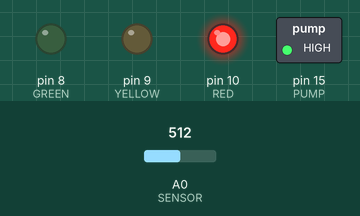
Simulated run of this sketch. Board: Arduino Uno, built with avr-gcc and run on an emulated ATmega328P. Parts: switched loads named in the sketch (green lamp = pin HIGH), output pins drawn as LEDs (lit = HIGH). The inputs (shaded band) are chosen by the test bench; at power-on: A0 (SENSOR) = 512.

Above: at 5.8 s.
5.9 s: A0 (SENSOR) set to 331
11.9 s: A0 (SENSOR) set to 308
At 15.7 s:
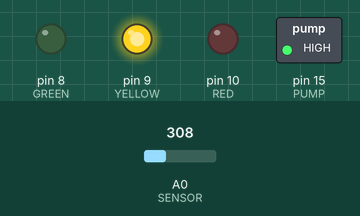
17.9 s: A0 (SENSOR) set to 291
23.9 s: A0 (SENSOR) set to 272
At 25.7 s:
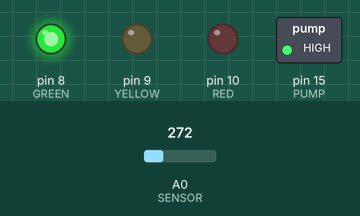
29.9 s: A0 (SENSOR) set to 306
At 30.7 s:
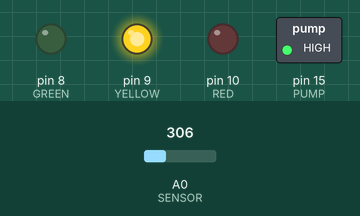
35.9 s: A0 (SENSOR) set to 330
At 40.7 s:
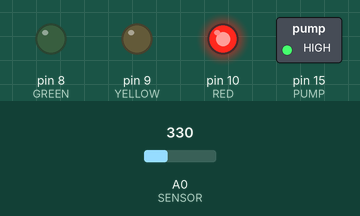
Timing chart, 0 to 42.2 s (numbered marks = the images above; inputs shaded):
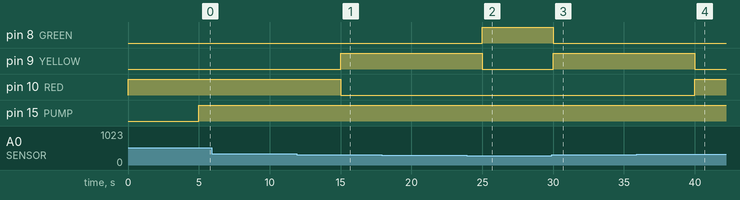

Measured:
- the behaviour switches between 321 and 320 on A0 (SENSOR) (found by bisection; images 0 and 1)
- the behaviour switches between 281 and 280 on A0 (SENSOR) (found by bisection; images 1 and 2)
- after the input at 11.9 s, pin 9 (YELLOW): LOW → HIGH after 3.1 s; pin 10 (RED): HIGH → LOW after 3.1 s
- after the input at 23.9 s, pin 8 (GREEN): LOW → HIGH after 1.1 s; pin 9 (YELLOW): HIGH → LOW after 1.1 s
- after the input at 29.9 s, pin 8 (GREEN): HIGH → LOW after 0.10 s; pin 9 (YELLOW): LOW → HIGH after 0.10 s
- after the input at 35.9 s, pin 9 (YELLOW): HIGH → LOW after 4.1 s; pin 10 (RED): LOW → HIGH after 4.1 s

The sketch:

watering_system.ino
```cpp
#define SENSOR A0
#define PUMP 15
#define RED 10
#define YELLOW 9
#define GREEN 8
#define dry 280

int dryness = 1024;
int old = 0;
bool emergency_off, pump_on;

void setup() {
  pinMode(SENSOR, INPUT);
  pinMode(PUMP, OUTPUT);
  pinMode(RED, OUTPUT);
  pinMode(YELLOW, OUTPUT);
  pinMode(GREEN, OUTPUT);
  digitalWrite(PUMP, HIGH);
  pump_on = false;
  emergency_off = false;
}

void loop() {
  old = dryness;
  dryness = analogRead(SENSOR);

  // emergency stop if tank empty or tube diconnected
  if (pump_on && (old - dryness) < 10) {
    emergency_off = true;
  }

  digitalWrite(GREEN, LOW);
  digitalWrite(YELLOW, LOW);
  digitalWrite(RED, LOW);
  if (dryness <= dry) {
    digitalWrite(GREEN, HIGH);
  } else if (dryness <= 320) {
    digitalWrite(YELLOW, HIGH);
  } else {
    digitalWrite(RED, HIGH);
  }

  if ((!emergency_off) && (dryness >= dry)) {
    digitalWrite(PUMP, LOW);
    pump_on = true;
  } else {
    digitalWrite(PUMP, HIGH);
    pump_on = false;
  }
  delay(5000);
}
```
